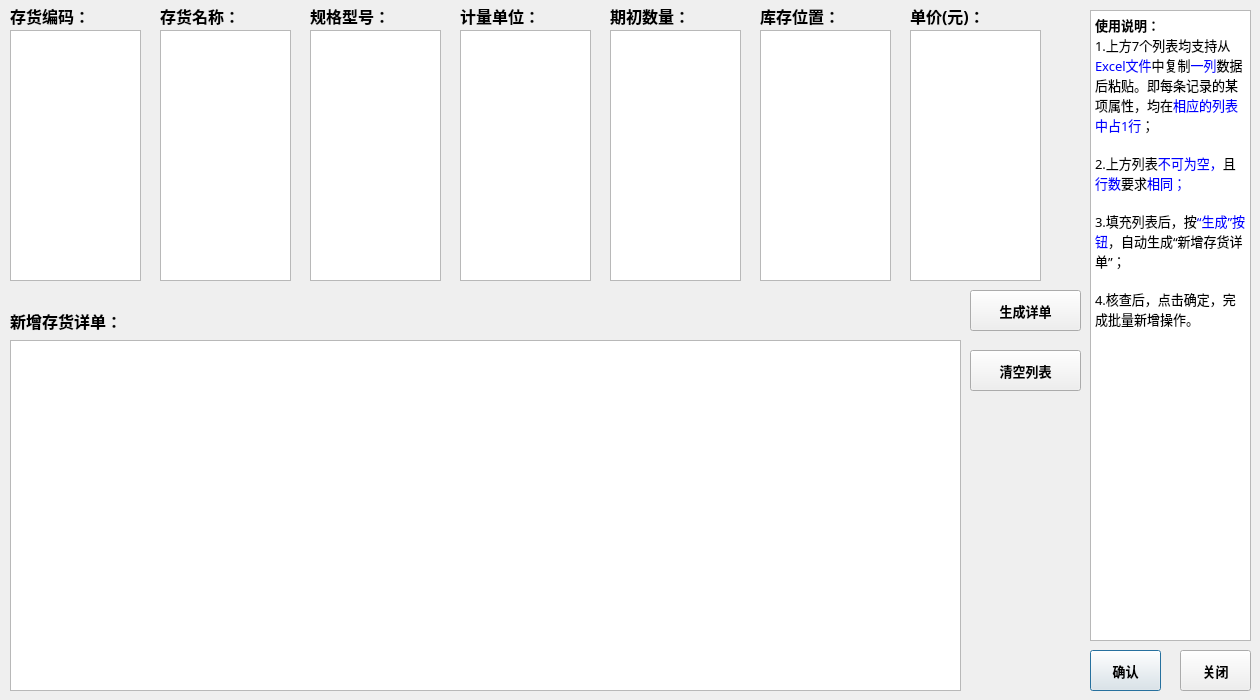
<?xml version="1.0" encoding="UTF-8"?>
<ui version="4.0">
 <class>lots_new</class>
 <widget class="QDialog" name="lots_new">
  <property name="geometry">
   <rect>
    <x>0</x>
    <y>0</y>
    <width>1260</width>
    <height>700</height>
   </rect>
  </property>
  <property name="windowTitle">
   <string>批量新增存货</string>
  </property>
  <widget class="QPlainTextEdit" name="id_textEdit">
   <property name="geometry">
    <rect>
     <x>10</x>
     <y>30</y>
     <width>131</width>
     <height>251</height>
    </rect>
   </property>
   <property name="font">
    <font>
     <family>微软雅黑</family>
     <pointsize>9</pointsize>
    </font>
   </property>
  </widget>
  <widget class="QLabel" name="label">
   <property name="geometry">
    <rect>
     <x>10</x>
     <y>0</y>
     <width>131</width>
     <height>31</height>
    </rect>
   </property>
   <property name="font">
    <font>
     <family>微软雅黑</family>
     <pointsize>12</pointsize>
     <weight>75</weight>
     <bold>true</bold>
    </font>
   </property>
   <property name="text">
    <string>存货编码：</string>
   </property>
  </widget>
  <widget class="QTableView" name="tableView">
   <property name="geometry">
    <rect>
     <x>10</x>
     <y>340</y>
     <width>951</width>
     <height>351</height>
    </rect>
   </property>
  </widget>
  <widget class="QTextEdit" name="textEdit">
   <property name="geometry">
    <rect>
     <x>1090</x>
     <y>10</y>
     <width>161</width>
     <height>631</height>
    </rect>
   </property>
   <property name="font">
    <font>
     <family>微软雅黑</family>
     <pointsize>10</pointsize>
    </font>
   </property>
   <property name="html">
    <string>&lt;!DOCTYPE HTML PUBLIC &quot;-//W3C//DTD HTML 4.0//EN&quot; &quot;http://www.w3.org/TR/REC-html40/strict.dtd&quot;&gt;
&lt;html&gt;&lt;head&gt;&lt;meta name=&quot;qrichtext&quot; content=&quot;1&quot; /&gt;&lt;style type=&quot;text/css&quot;&gt;
p, li { white-space: pre-wrap; }
&lt;/style&gt;&lt;/head&gt;&lt;body style=&quot; font-family:'微软雅黑'; font-size:10pt; font-weight:400; font-style:normal;&quot;&gt;
&lt;p style=&quot; margin-top:0px; margin-bottom:0px; margin-left:0px; margin-right:0px; -qt-block-indent:0; text-indent:0px;&quot;&gt;&lt;span style=&quot; font-family:'SimSun'; font-weight:600;&quot;&gt;使用说明：&lt;/span&gt;&lt;/p&gt;
&lt;p style=&quot; margin-top:0px; margin-bottom:0px; margin-left:0px; margin-right:0px; -qt-block-indent:0; text-indent:0px;&quot;&gt;&lt;span style=&quot; font-family:'SimSun';&quot;&gt;1.上方7个列表均支持从&lt;/span&gt;&lt;span style=&quot; font-family:'SimSun'; color:#0000ff;&quot;&gt;Excel文件&lt;/span&gt;&lt;span style=&quot; font-family:'SimSun';&quot;&gt;中复制&lt;/span&gt;&lt;span style=&quot; font-family:'SimSun'; color:#0000ff;&quot;&gt;一列&lt;/span&gt;&lt;span style=&quot; font-family:'SimSun';&quot;&gt;数据后粘贴。即每条记录的某项属性，均在&lt;/span&gt;&lt;span style=&quot; font-family:'SimSun'; color:#0000ff;&quot;&gt;相应的列表中占1行&lt;/span&gt;&lt;span style=&quot; font-family:'SimSun';&quot;&gt;；&lt;/span&gt;&lt;/p&gt;
&lt;p style=&quot;-qt-paragraph-type:empty; margin-top:0px; margin-bottom:0px; margin-left:0px; margin-right:0px; -qt-block-indent:0; text-indent:0px; font-family:'SimSun';&quot;&gt;&lt;br /&gt;&lt;/p&gt;
&lt;p style=&quot; margin-top:0px; margin-bottom:0px; margin-left:0px; margin-right:0px; -qt-block-indent:0; text-indent:0px;&quot;&gt;&lt;span style=&quot; font-family:'SimSun';&quot;&gt;2.上方列表&lt;/span&gt;&lt;span style=&quot; font-family:'SimSun'; color:#0000ff;&quot;&gt;不可为空，&lt;/span&gt;&lt;span style=&quot; font-family:'SimSun'; color:#000000;&quot;&gt;且&lt;/span&gt;&lt;span style=&quot; font-family:'SimSun'; color:#0000ff;&quot;&gt;行数&lt;/span&gt;&lt;span style=&quot; font-family:'SimSun'; color:#000000;&quot;&gt;要求&lt;/span&gt;&lt;span style=&quot; font-family:'SimSun'; color:#0000ff;&quot;&gt;相同；&lt;/span&gt;&lt;/p&gt;
&lt;p style=&quot;-qt-paragraph-type:empty; margin-top:0px; margin-bottom:0px; margin-left:0px; margin-right:0px; -qt-block-indent:0; text-indent:0px; font-family:'SimSun'; color:#000000;&quot;&gt;&lt;br /&gt;&lt;/p&gt;
&lt;p style=&quot; margin-top:0px; margin-bottom:0px; margin-left:0px; margin-right:0px; -qt-block-indent:0; text-indent:0px;&quot;&gt;&lt;span style=&quot; font-family:'SimSun'; color:#000000;&quot;&gt;3.填充列表后，按&lt;/span&gt;&lt;span style=&quot; font-family:'SimSun'; color:#0000ff;&quot;&gt;“生成”按钮&lt;/span&gt;&lt;span style=&quot; font-family:'SimSun'; color:#000000;&quot;&gt;，自动生成“新增存货详单”；&lt;/span&gt;&lt;/p&gt;
&lt;p style=&quot;-qt-paragraph-type:empty; margin-top:0px; margin-bottom:0px; margin-left:0px; margin-right:0px; -qt-block-indent:0; text-indent:0px; font-family:'SimSun'; color:#000000;&quot;&gt;&lt;br /&gt;&lt;/p&gt;
&lt;p style=&quot; margin-top:0px; margin-bottom:0px; margin-left:0px; margin-right:0px; -qt-block-indent:0; text-indent:0px;&quot;&gt;&lt;span style=&quot; font-family:'SimSun'; color:#000000;&quot;&gt;4.核查后，点击确定，完成批量新增操作。&lt;/span&gt;&lt;/p&gt;&lt;/body&gt;&lt;/html&gt;</string>
   </property>
  </widget>
  <widget class="QPushButton" name="confirm_pushButton">
   <property name="geometry">
    <rect>
     <x>1090</x>
     <y>650</y>
     <width>71</width>
     <height>41</height>
    </rect>
   </property>
   <property name="font">
    <font>
     <family>微软雅黑</family>
     <pointsize>10</pointsize>
     <weight>75</weight>
     <bold>true</bold>
    </font>
   </property>
   <property name="text">
    <string>确认</string>
   </property>
  </widget>
  <widget class="QPushButton" name="cancel_pushButton">
   <property name="geometry">
    <rect>
     <x>1180</x>
     <y>650</y>
     <width>71</width>
     <height>41</height>
    </rect>
   </property>
   <property name="font">
    <font>
     <family>微软雅黑</family>
     <pointsize>10</pointsize>
     <weight>75</weight>
     <bold>true</bold>
    </font>
   </property>
   <property name="text">
    <string>关闭</string>
   </property>
  </widget>
  <widget class="QLabel" name="label_4">
   <property name="geometry">
    <rect>
     <x>160</x>
     <y>0</y>
     <width>131</width>
     <height>31</height>
    </rect>
   </property>
   <property name="font">
    <font>
     <family>微软雅黑</family>
     <pointsize>12</pointsize>
     <weight>75</weight>
     <bold>true</bold>
    </font>
   </property>
   <property name="text">
    <string>存货名称：</string>
   </property>
  </widget>
  <widget class="QPlainTextEdit" name="name_textEdit">
   <property name="geometry">
    <rect>
     <x>160</x>
     <y>30</y>
     <width>131</width>
     <height>251</height>
    </rect>
   </property>
   <property name="font">
    <font>
     <family>微软雅黑</family>
     <pointsize>9</pointsize>
    </font>
   </property>
  </widget>
  <widget class="QPlainTextEdit" name="spec_textEdit">
   <property name="geometry">
    <rect>
     <x>310</x>
     <y>30</y>
     <width>131</width>
     <height>251</height>
    </rect>
   </property>
   <property name="font">
    <font>
     <family>微软雅黑</family>
     <pointsize>9</pointsize>
    </font>
   </property>
  </widget>
  <widget class="QPlainTextEdit" name="unit_textEdit">
   <property name="geometry">
    <rect>
     <x>460</x>
     <y>30</y>
     <width>131</width>
     <height>251</height>
    </rect>
   </property>
   <property name="font">
    <font>
     <family>微软雅黑</family>
     <pointsize>9</pointsize>
    </font>
   </property>
  </widget>
  <widget class="QLabel" name="label_5">
   <property name="geometry">
    <rect>
     <x>310</x>
     <y>0</y>
     <width>131</width>
     <height>31</height>
    </rect>
   </property>
   <property name="font">
    <font>
     <family>微软雅黑</family>
     <pointsize>12</pointsize>
     <weight>75</weight>
     <bold>true</bold>
    </font>
   </property>
   <property name="text">
    <string>规格型号：</string>
   </property>
  </widget>
  <widget class="QLabel" name="label_6">
   <property name="geometry">
    <rect>
     <x>460</x>
     <y>0</y>
     <width>131</width>
     <height>31</height>
    </rect>
   </property>
   <property name="font">
    <font>
     <family>微软雅黑</family>
     <pointsize>12</pointsize>
     <weight>75</weight>
     <bold>true</bold>
    </font>
   </property>
   <property name="text">
    <string>计量单位：</string>
   </property>
  </widget>
  <widget class="QPushButton" name="generate_pushButton">
   <property name="geometry">
    <rect>
     <x>970</x>
     <y>290</y>
     <width>111</width>
     <height>41</height>
    </rect>
   </property>
   <property name="font">
    <font>
     <family>微软雅黑</family>
     <pointsize>10</pointsize>
     <weight>75</weight>
     <bold>true</bold>
    </font>
   </property>
   <property name="text">
    <string>生成详单</string>
   </property>
  </widget>
  <widget class="QLabel" name="label_3">
   <property name="geometry">
    <rect>
     <x>10</x>
     <y>300</y>
     <width>141</width>
     <height>41</height>
    </rect>
   </property>
   <property name="font">
    <font>
     <family>微软雅黑</family>
     <pointsize>12</pointsize>
     <weight>75</weight>
     <bold>true</bold>
    </font>
   </property>
   <property name="text">
    <string>新增存货详单：</string>
   </property>
  </widget>
  <widget class="QPlainTextEdit" name="ori_num_textEdit">
   <property name="geometry">
    <rect>
     <x>610</x>
     <y>30</y>
     <width>131</width>
     <height>251</height>
    </rect>
   </property>
   <property name="font">
    <font>
     <family>微软雅黑</family>
     <pointsize>9</pointsize>
    </font>
   </property>
  </widget>
  <widget class="QLabel" name="label_7">
   <property name="geometry">
    <rect>
     <x>610</x>
     <y>0</y>
     <width>131</width>
     <height>31</height>
    </rect>
   </property>
   <property name="font">
    <font>
     <family>微软雅黑</family>
     <pointsize>12</pointsize>
     <weight>75</weight>
     <bold>true</bold>
    </font>
   </property>
   <property name="text">
    <string>期初数量：</string>
   </property>
  </widget>
  <widget class="QPlainTextEdit" name="pos_textEdit">
   <property name="geometry">
    <rect>
     <x>760</x>
     <y>30</y>
     <width>131</width>
     <height>251</height>
    </rect>
   </property>
   <property name="font">
    <font>
     <family>微软雅黑</family>
     <pointsize>9</pointsize>
    </font>
   </property>
  </widget>
  <widget class="QLabel" name="label_8">
   <property name="geometry">
    <rect>
     <x>760</x>
     <y>0</y>
     <width>131</width>
     <height>31</height>
    </rect>
   </property>
   <property name="font">
    <font>
     <family>微软雅黑</family>
     <pointsize>12</pointsize>
     <weight>75</weight>
     <bold>true</bold>
    </font>
   </property>
   <property name="text">
    <string>库存位置：</string>
   </property>
  </widget>
  <widget class="QPlainTextEdit" name="price_textEdit">
   <property name="geometry">
    <rect>
     <x>910</x>
     <y>30</y>
     <width>131</width>
     <height>251</height>
    </rect>
   </property>
   <property name="font">
    <font>
     <family>微软雅黑</family>
     <pointsize>9</pointsize>
    </font>
   </property>
  </widget>
  <widget class="QLabel" name="label_9">
   <property name="geometry">
    <rect>
     <x>910</x>
     <y>0</y>
     <width>131</width>
     <height>31</height>
    </rect>
   </property>
   <property name="font">
    <font>
     <family>微软雅黑</family>
     <pointsize>12</pointsize>
     <weight>75</weight>
     <bold>true</bold>
    </font>
   </property>
   <property name="text">
    <string>单价(元)：</string>
   </property>
  </widget>
  <widget class="QPushButton" name="clear_lists_pushButton">
   <property name="geometry">
    <rect>
     <x>970</x>
     <y>350</y>
     <width>111</width>
     <height>41</height>
    </rect>
   </property>
   <property name="font">
    <font>
     <family>微软雅黑</family>
     <pointsize>10</pointsize>
     <weight>75</weight>
     <bold>true</bold>
    </font>
   </property>
   <property name="text">
    <string>清空列表</string>
   </property>
  </widget>
 </widget>
 <resources/>
 <connections/>
</ui>
